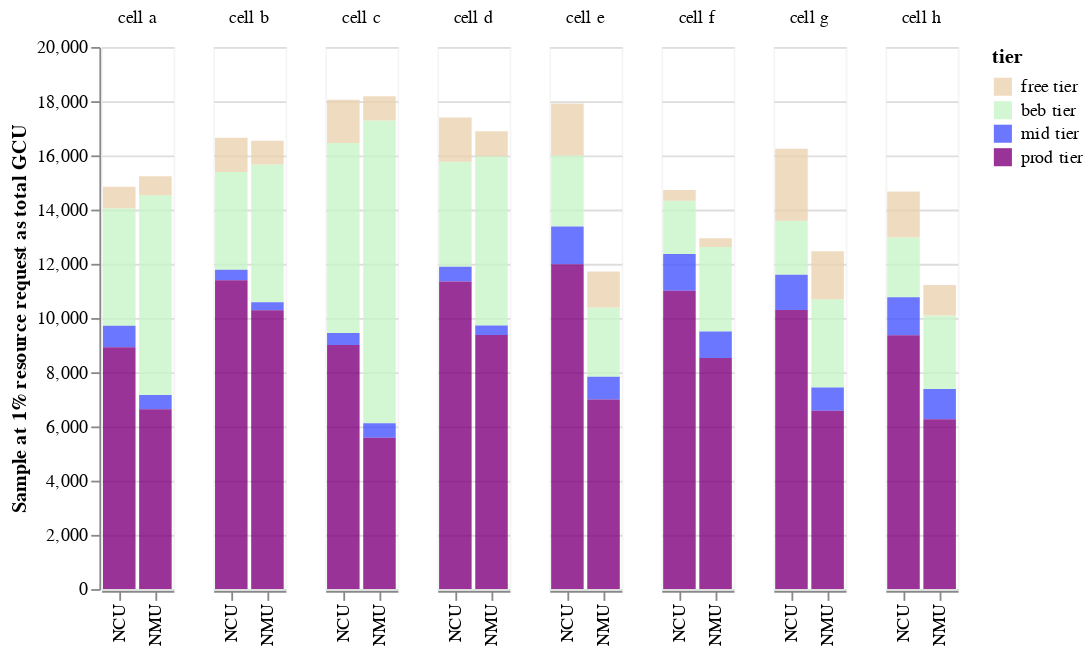

The cell this chart's notebook holds for it:
### Code cell
alt.Chart(request).mark_bar(opacity=0.8).transform_calculate(
    order="{'free tier':4, 'beb tier': 3, 'mid tier': 2, 'prod tier': 1}[datum.tier]" ,
).encode(
    x=alt.X('category', title=None, sort = "-y"),
    y=alt.Y('value:Q', axis=alt.Axis(grid=True, title='Sample at 1% resource request as total GCU')), 
    column=alt.Column('cell', title=None),
    color = alt.Color("tier", scale=alt.Scale(domain=domain, range=range_)),
    order="order:O"
).configure_view(
    strokeOpacity=0.3,
)

### Figure 1 — Vega-Lite specification as saved in the notebook (floating-point values rounded to 4 significant figures)
{"config": {"view": {"continuousHeight": 300, "continuousWidth": 400, "strokeOpacity": 0.3}}, "data": {"name": "data-011356892d4400a8a365d664ed5420a2"}, "mark": {"type": "bar", "opacity": 0.8}, "encoding": {"color": {"field": "tier", "scale": {"domain": ["free tier", "beb tier", "mid tier", "prod tier"], "range": ["#ead3b1", "#c8f6c7", "#4856ff", "#80007f"]}, "type": "nominal"}, "column": {"field": "cell", "title": null, "type": "nominal"}, "order": {"field": "order", "type": "ordinal"}, "x": {"field": "category", "sort": "-y", "title": null, "type": "nominal"}, "y": {"axis": {"grid": true, "title": "Sample at 1% resource request as total GCU"}, "field": "value", "type": "quantitative"}}, "transform": [{"calculate": "{'free tier':4, 'beb tier': 3, 'mid tier': 2, 'prod tier': 1}[datum.tier]", "as": "order"}], "$schema": "https://vega.github.io/schema/vega-lite/v4.17.0.json", "datasets": {"data-011356892d4400a8a365d664ed5420a2": [{"cell": "cell a", "tier": "beb tier", "category": "NCU", "value": 4340.0}, {"cell": "cell a", "tier": "beb tier", "category": "NMU", "value": 7364.0}, {"cell": "cell a", "tier": "free tier", "category": "NCU", "value": 786.0}, {"cell": "cell a", "tier": "free tier", "category": "NMU", "value": 703.8}, {"cell": "cell a", "tier": "mid tier", "category": "NCU", "value": 794.0}, {"cell": "cell a", "tier": "mid tier", "category": "NMU", "value": 527.1}, {"cell": "cell a", "tier": "prod tier", "category": "NCU", "value": 8920.0}, {"cell": "cell a", "tier": "prod tier", "category": "NMU", "value": 6635.0}, {"cell": "cell b", "tier": "beb tier", "category": "NCU", "value": 3602.0}, {"cell": "cell b", "tier": "beb tier", "category": "NMU", "value": 5085.0}, {"cell": "cell b", "tier": "free tier", "category": "NCU", "value": 1262.0}, {"cell": "cell b", "tier": "free tier", "category": "NMU", "value": 876.7}, {"cell": "cell b", "tier": "mid tier", "category": "NCU", "value": 390.1}, {"cell": "cell b", "tier": "mid tier", "category": "NMU", "value": 294.0}, {"cell": "cell b", "tier": "prod tier", "category": "NCU", "value": 11400.0}, {"cell": "cell b", "tier": "prod tier", "category": "NMU", "value": 10290.0}, {"cell": "cell c", "tier": "beb tier", "category": "NCU", "value": 7015.0}, {"cell": "cell c", "tier": "beb tier", "category": "NMU", "value": 11170.0}, {"cell": "cell c", "tier": "free tier", "category": "NCU", "value": 1595.0}, {"cell": "cell c", "tier": "free tier", "category": "NMU", "value": 894.2}, {"cell": "cell c", "tier": "mid tier", "category": "NCU", "value": 438.5}, {"cell": "cell c", "tier": "mid tier", "category": "NMU", "value": 537.4}, {"cell": "cell c", "tier": "prod tier", "category": "NCU", "value": 9005.0}, {"cell": "cell c", "tier": "prod tier", "category": "NMU", "value": 5579.0}, {"cell": "cell d", "tier": "beb tier", "category": "NCU", "value": 3875.0}, {"cell": "cell d", "tier": "beb tier", "category": "NMU", "value": 6244.0}, {"cell": "cell d", "tier": "free tier", "category": "NCU", "value": 1629.0}, {"cell": "cell d", "tier": "free tier", "category": "NMU", "value": 922.9}, {"cell": "cell d", "tier": "mid tier", "category": "NCU", "value": 541.6}, {"cell": "cell d", "tier": "mid tier", "category": "NMU", "value": 348.5}, {"cell": "cell d", "tier": "prod tier", "category": "NCU", "value": 11350.0}, {"cell": "cell d", "tier": "prod tier", "category": "NMU", "value": 9373.0}, {"cell": "cell e", "tier": "beb tier", "category": "NCU", "value": 2625.0}, {"cell": "cell e", "tier": "beb tier", "category": "NMU", "value": 2555.0}, {"cell": "cell e", "tier": "free tier", "category": "NCU", "value": 1916.0}, {"cell": "cell e", "tier": "free tier", "category": "NMU", "value": 1327.0}, {"cell": "cell e", "tier": "mid tier", "category": "NCU", "value": 1388.0}, {"cell": "cell e", "tier": "mid tier", "category": "NMU", "value": 845.2}, {"cell": "cell e", "tier": "prod tier", "category": "NCU", "value": 11980.0}, {"cell": "cell e", "tier": "prod tier", "category": "NMU", "value": 6993.0}, {"cell": "cell f", "tier": "beb tier", "category": "NCU", "value": 1970.0}, {"cell": "cell f", "tier": "beb tier", "category": "NMU", "value": 3116.0}, {"cell": "cell f", "tier": "free tier", "category": "NCU", "value": 390.0}, {"cell": "cell f", "tier": "free tier", "category": "NMU", "value": 328.8}, {"cell": "cell f", "tier": "mid tier", "category": "NCU", "value": 1356.0}, {"cell": "cell f", "tier": "mid tier", "category": "NMU", "value": 972.5}, {"cell": "cell f", "tier": "prod tier", "category": "NCU", "value": 11000.0}, {"cell": "cell f", "tier": "prod tier", "category": "NMU", "value": 8530.0}, {"cell": "cell g", "tier": "beb tier", "category": "NCU", "value": 1991.0}, {"cell": "cell g", "tier": "beb tier", "category": "NMU", "value": 3252.0}, {"cell": "cell g", "tier": "free tier", "category": "NCU", "value": 2656.0}, {"cell": "cell g", "tier": "free tier", "category": "NMU", "value": 1769.0}, {"cell": "cell g", "tier": "mid tier", "category": "NCU", "value": 1295.0}, {"cell": "cell g", "tier": "mid tier", "category": "NMU", "value": 860.7}, {"cell": "cell g", "tier": "prod tier", "category": "NCU", "value": 10300.0}, {"cell": "cell g", "tier": "prod tier", "category": "NMU", "value": 6578.0}, {"cell": "cell h", "tier": "beb tier", "category": "NCU", "value": 2203.0}, {"cell": "cell h", "tier": "beb tier", "category": "NMU", "value": 2710.0}, {"cell": "cell h", "tier": "free tier", "category": "NCU", "value": 1697.0}, {"cell": "cell h", "tier": "free tier", "category": "NMU", "value": 1131.0}, {"cell": "cell h", "tier": "mid tier", "category": "NCU", "value": 1400.0}, {"cell": "cell h", "tier": "mid tier", "category": "NMU", "value": 1110.0}, {"cell": "cell h", "tier": "prod tier", "category": "NCU", "value": 9367.0}, {"cell": "cell h", "tier": "prod tier", "category": "NMU", "value": 6270.0}]}}
